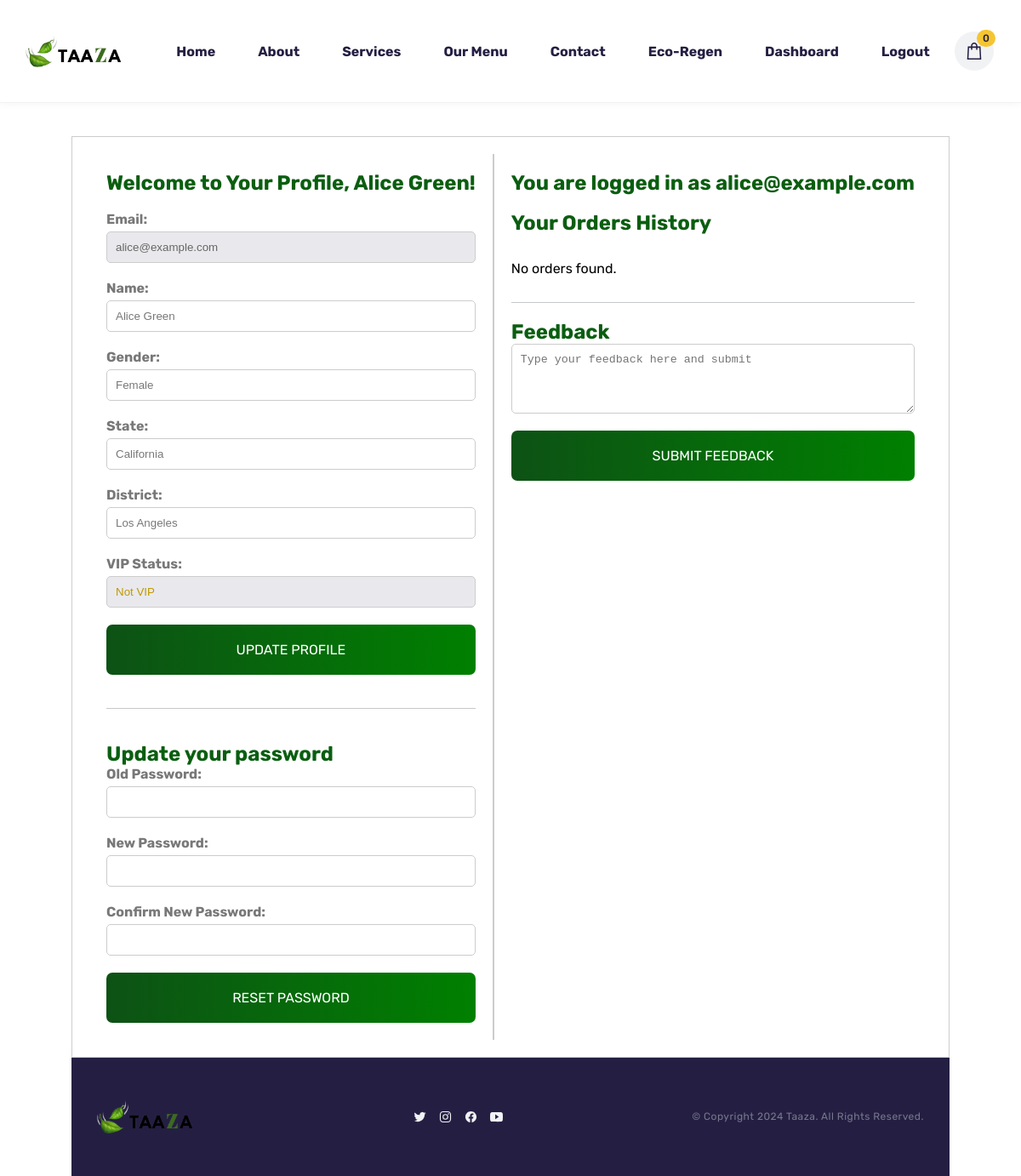
The page /dashboard.php (signed in) on the database its author committed.
### tables this page shows
CREATE TABLE `registered_users` (
  `name` varchar(30) NOT NULL,
  `email` varchar(30) NOT NULL,
  `password` varchar(100) NOT NULL,
  `gender` varchar(18) NOT NULL,
  `state` varchar(30) NOT NULL,
  `district` varchar(30) NOT NULL,
  `verification_code` varchar(225) NOT NULL,
  `is_verified` int(11) NOT NULL DEFAULT 0,
  `resettoken` varchar(255) DEFAULT NULL,
  `resettokenexpire` date DEFAULT NULL,
  `is_vip` tinyint(4) NOT NULL
);

### dashboard.php (the view, shortened to what this page needs)
<?php
include_once 'includes/connection.php';
$userId = $_SESSION['username'];
$selectUserQuery = "SELECT * FROM registered_users WHERE email = ?";
$selectUserStmt = $conn->prepare($selectUserQuery);
if ($selectUserStmt) {
  $selectUserStmt->bind_param("s", $userId);
  $selectUserStmt->execute();
  $result = $selectUserStmt->get_result();
  $userDetails = $result->fetch_assoc();
} else {
  die("Error preparing statement: " . $conn->error);
}
?>
<?php require "includes/header.php"; ?>
<section class="profile-container" id="home">
  <div class="left-section">
    <h2>Welcome to Your Profile, <?php echo htmlspecialchars($userDetails['name']); ?>!</h2>
    <br>
    <div>
      <form action="dashboard/profile-update.php" method="POST">
        <label class="label" for="editEmail">Email:</label>
        <input class="form-field" type="email" id="editEmail" name="editEmail" value="<?php echo htmlspecialchars($userDetails['email']); ?>" required disabled>
        <br>
        <label class="label" for="editName">Name:</label>
        <input class="form-field" type="text" id="editName" name="editName" value="<?php echo htmlspecialchars($userDetails['name']); ?>" required>
        <br>
        <label class="label" for="editGender">Gender:</label>
        <input class="form-field" type="text" id="editGender" name="editGender" value="<?php echo htmlspecialchars($userDetails['gender']); ?>" required>
        <br>
        <label class="label" for="editState">State:</label>
        <input class="form-field" type="text" id="editState" name="editState" value="<?php echo htmlspecialchars($userDetails['state']); ?>" required>
        <br>
        <label class="label" for="editDistrict">District:</label>
        <input class="form-field" type="text" id="editDistrict" name="editDistrict" value="<?php echo htmlspecialchars($userDetails['district']); ?>" required>
        <br>
        <label class="label" for="vipStatus">VIP Status:</label>
        <input class="form-field" type="text" id="vipStatus" name="vipStatus"
          value="<?php echo ($userDetails['is_vip'] == 1) ? 'You are VIP' : 'Not VIP'; ?>"
          style="color: <?php echo ($userDetails['is_vip'] == 1) ? 'green' : '#bf9900'; ?>"
          disabled>
        <br>
        <button class="button" type="submit">Update Profile</button>
      </form>
      <br>
      <hr><br>
      <h2>Update your password</h2>
      <form action="dashboard/password-update.php" method="POST" id="passwordResetForm">
        <label class="label" for="oldPassword">Old Password:</label>
        <input class="form-field" type="password" id="oldPassword" name="oldPassword" required>
        <br>
        <label class="label" for="newPassword">New Password:</label>
        <input class="form-field" type="password" id="newPassword" name="newPassword" required>
        <br>
        <label class="label" for="confirmNewPassword">Confirm New Password:</label>
        <input class="form-field" type="password" id="confirmNewPassword" name="confirmNewPassword" required>
        <br>
        <button class="button" type="submit" name="reset">Reset Password</button>
      </form>
    </div>
  </div>
  <div class="right-section">
    <h2>You are logged in as <?php echo htmlspecialchars($userDetails['email']); ?></h2>
    <br>
    <h2>Your Orders History</h2>
    <div class="order-container">
      <?php
$grpSql = "SELECT tr_id, order_id, name, email, address, MIN(timestamp) AS first_ts,
           SUM(CAST(total_price AS DECIMAL(10,2))) AS total_sum, COUNT(*) AS items_count
           FROM orders
           WHERE email = ? AND tr_id IS NOT NULL AND TRIM(tr_id) <> ''
           GROUP BY tr_id
           ORDER BY first_ts DESC";
$stmt = $conn->prepare($grpSql);
if (!$stmt) {
    echo "<p>Error: " . htmlspecialchars($conn->error) . "</p>";
} else {
    $stmt->bind_param('s', $userId);
    $stmt->execute();
    $res = $stmt->get_result();
    if ($res->num_rows === 0) {
        echo "<p>No orders found.</p>";
    }
}
?>
    </div>
    <hr>
    <div class="feedback-container">
      <h2>Feedback</h2>
      <form action="dashboard/feedback.php" method="POST">
        <textarea class="form-field" id="feedbackText" name="feedbackText" rows="4" required placeholder="Type your feedback here and submit"></textarea>
        <br>
        <button class="button" type="submit">Submit Feedback</button>
      </form>
    </div>
  </div>
</section>
<?php require "includes/footer.php"; ?>

### assets/css/taaza.css (style rules this page uses)
:root { --red-orange-crayola: hsl(0, 100%, 66%); --space-cadet: hsl(249, 37%, 19%); --pistachio: hsl(88, 50%, 60%); --cultured: hsl(220, 13%, 95%); --saffron: hsl(45, 91%, 58%); --rhythm: hsl(240, 9%, 51%); --white: hsl(0, 0%, 100%); --fs-1: 46px; --fs-2: 28px; --fs-3: 18px; --fs-4: 15px; --fs-5: 14px; --px: 30px; --py: 60px; --default-transition: 0.75s ease; }
*, *::before, *::after { margin: 0; padding: 0; box-sizing: border-box; outline-offset: 5px; }
button { font: inherit; border: none; background: none; cursor: pointer; }
img, svg, ion-icon, span, button { display: block; }
html { font-family: "Rubik", sans-serif; scroll-behavior: smooth; }
.form-field { flex: 0 0 48%; margin-bottom: 34px; color: #787878; }
hr { border: none; height: 1px; background-color: #c5c7c9; margin: 20px 0; }
.form-field { flex: 0 0 48%; margin-bottom: 20px; }

### assets/css/media_query.css (style rules this page uses)
@media (min-width: 450px) { :root { --fs-1: 54px; --fs-2: 36px; --fs-3: 20px; } }
@media (min-width: 570px) { :root { --mw: 550px; } }
@media (min-width: 768px) { :root { --fs-1: 72px; --fs-2: 40px; --fs-3: 22px; --mw: 720px; } }
@media (min-width: 1024px) { :root { --py: 100px; --mw: 950px; } }
@media (min-width: 1200px) { :root { --mw: 1150px; } }

### dashboard.php (style rules this page uses)
.button { background-image: linear-gradient(to right, #0d5215, green); color: white; width: 100%; font-size: var(--fs-7); text-transform: uppercase; padding: 20px 30px; text-align: center; border-radius: 7px; }
.form-field { width: 100%; padding: 10px; border: 1px solid #ccc; border-radius: 5px; }
body { display: flex; justify-content: center; align-items: center; height: 100vh; margin: 0; }
.profile-container { display: flex; width: 100%; padding: 20px; border: 1px solid #ccc; box-sizing: border-box; margin-top: 10em; }
.left-section { padding: 20px; }
.right-section { padding: 20px; border-left: 2px solid #ccc; }
h2 { color: #0a5e10; }
.form-field:disabled { background-color: #e9e9ed; color: #666; }
.order-container { display: flex; flex-wrap: wrap; gap: 17px; margin-block: 30px; }
.label { display: block; font-weight: bold; margin-bottom: 5px; color: #787878; }

### rows shown on the page
registered_users: name "Alice Green", editEmail "alice@example.com", editName "Alice Green", editGender "Female", editState "California", editDistrict "Los Angeles", vipStatus "Not VIP", email "alice@example.com"

### other values the page prints
$count "0"
